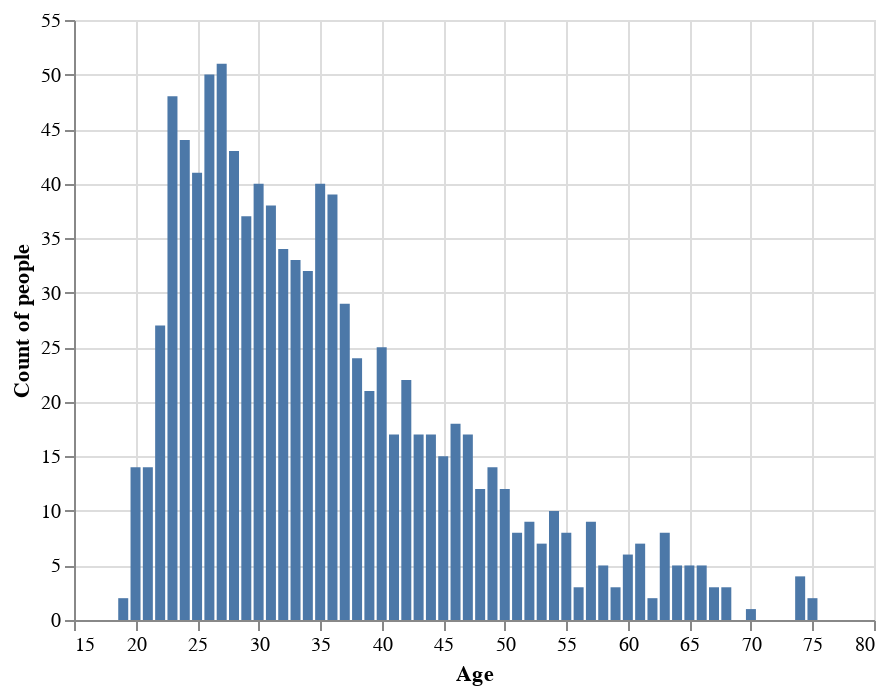

Write notebook code for a chart like this one.
### Markdown cell above
Ara podem observar com totes les files amb valors Nan ja no tenen aquests valors, ja que s'ha omplert amb el valor "unknown".

Per començar amb l'anàlisi de les dades, mostrarem un seguit de gràfics interessants que ens permetin entrendre millor les dades.

### Code cell
# bins = [0, 10, 20, 30, 60]
# labels = ["Infant", "Kid", "Young", "Adult"]

# dataset_ages_class = data["Age"].reset_index(name="Age")
# dataset_ages_class["AgeGroup"] = pd.cut(dataset_ages_class["Age"], 
#                                         bins=bins, 
#                                         labels=labels, 
#                                         right=False)

dataset = data.groupby("Age").size().reset_index(name="CountPeople")
alt.Chart(dataset).mark_bar().encode(
    x=alt.X("Age", title="Age", sort=None),
    y=alt.Y("CountPeople", title="Count of people"))

### Figure 1 — Vega-Lite specification as saved in the notebook (floating-point values rounded to 4 significant figures)
{"config": {"view": {"continuousWidth": 400, "continuousHeight": 300}}, "data": {"name": "data-490a48a5ea89a3cc52cd72c0e08c8d6e"}, "mark": "bar", "encoding": {"x": {"type": "quantitative", "field": "Age", "sort": null, "title": "Age"}, "y": {"type": "quantitative", "field": "CountPeople", "title": "Count of people"}}, "$schema": "https://vega.github.io/schema/vega-lite/v4.8.1.json", "datasets": {"data-490a48a5ea89a3cc52cd72c0e08c8d6e": [{"Age": 19, "CountPeople": 2}, {"Age": 20, "CountPeople": 14}, {"Age": 21, "CountPeople": 14}, {"Age": 22, "CountPeople": 27}, {"Age": 23, "CountPeople": 48}, {"Age": 24, "CountPeople": 44}, {"Age": 25, "CountPeople": 41}, {"Age": 26, "CountPeople": 50}, {"Age": 27, "CountPeople": 51}, {"Age": 28, "CountPeople": 43}, {"Age": 29, "CountPeople": 37}, {"Age": 30, "CountPeople": 40}, {"Age": 31, "CountPeople": 38}, {"Age": 32, "CountPeople": 34}, {"Age": 33, "CountPeople": 33}, {"Age": 34, "CountPeople": 32}, {"Age": 35, "CountPeople": 40}, {"Age": 36, "CountPeople": 39}, {"Age": 37, "CountPeople": 29}, {"Age": 38, "CountPeople": 24}, {"Age": 39, "CountPeople": 21}, {"Age": 40, "CountPeople": 25}, {"Age": 41, "CountPeople": 17}, {"Age": 42, "CountPeople": 22}, {"Age": 43, "CountPeople": 17}, {"Age": 44, "CountPeople": 17}, {"Age": 45, "CountPeople": 15}, {"Age": 46, "CountPeople": 18}, {"Age": 47, "CountPeople": 17}, {"Age": 48, "CountPeople": 12}, {"Age": 49, "CountPeople": 14}, {"Age": 50, "CountPeople": 12}, {"Age": 51, "CountPeople": 8}, {"Age": 52, "CountPeople": 9}, {"Age": 53, "CountPeople": 7}, {"Age": 54, "CountPeople": 10}, {"Age": 55, "CountPeople": 8}, {"Age": 56, "CountPeople": 3}, {"Age": 57, "CountPeople": 9}, {"Age": 58, "CountPeople": 5}, {"Age": 59, "CountPeople": 3}, {"Age": 60, "CountPeople": 6}, {"Age": 61, "CountPeople": 7}, {"Age": 62, "CountPeople": 2}, {"Age": 63, "CountPeople": 8}, {"Age": 64, "CountPeople": 5}, {"Age": 65, "CountPeople": 5}, {"Age": 66, "CountPeople": 5}, {"Age": 67, "CountPeople": 3}, {"Age": 68, "CountPeople": 3}, {"Age": 70, "CountPeople": 1}, {"Age": 74, "CountPeople": 4}, {"Age": 75, "CountPeople": 2}]}}
